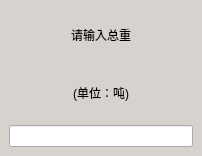
<?xml version="1.0" encoding="UTF-8"?>
<ui version="4.0">
 <class>FormEditWt</class>
 <widget class="QWidget" name="FormEditWt">
  <property name="geometry">
   <rect>
    <x>0</x>
    <y>0</y>
    <width>202</width>
    <height>156</height>
   </rect>
  </property>
  <property name="windowTitle">
   <string>Form</string>
  </property>
  <property name="styleSheet">
   <string notr="true"/>
  </property>
  <layout class="QVBoxLayout" name="verticalLayout_2">
   <property name="margin">
    <number>0</number>
   </property>
   <item>
    <widget class="QWidget" name="EditWtWidget" native="true">
     <property name="styleSheet">
      <string notr="true">#EditWtWidget
{
	background-color: rgb(214, 211, 206);

}</string>
     </property>
     <layout class="QVBoxLayout" name="verticalLayout">
      <item>
       <widget class="QLabel" name="label">
        <property name="styleSheet">
         <string notr="true">font:bold 24pt &quot;宋体&quot;;</string>
        </property>
        <property name="text">
         <string>请输入总重</string>
        </property>
        <property name="alignment">
         <set>Qt::AlignCenter</set>
        </property>
       </widget>
      </item>
      <item>
       <widget class="QLabel" name="label_2">
        <property name="styleSheet">
         <string notr="true">font:bold 24pt &quot;宋体&quot;;</string>
        </property>
        <property name="text">
         <string>(单位：吨)</string>
        </property>
        <property name="alignment">
         <set>Qt::AlignCenter</set>
        </property>
       </widget>
      </item>
      <item>
       <widget class="QLineEdit" name="lineEdit">
        <property name="styleSheet">
         <string notr="true">font:bold 24pt &quot;宋体&quot;;</string>
        </property>
       </widget>
      </item>
     </layout>
    </widget>
   </item>
  </layout>
 </widget>
 <resources/>
 <connections/>
</ui>
